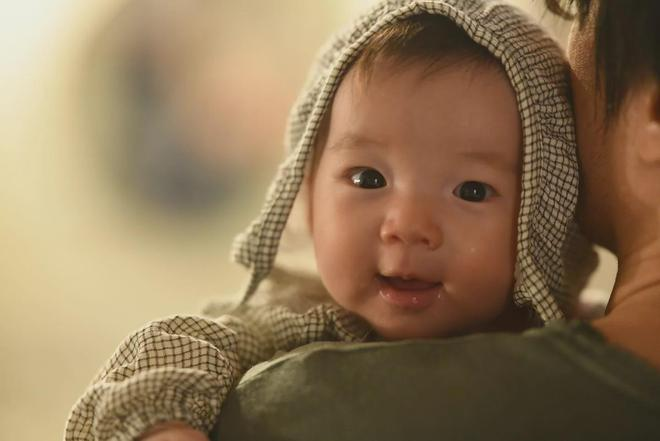
#> input picture OpenCV 實作人臉辨識/Eye Recognition 眼睛辨識/Monster.jpg, 660 x 441 px
$ python eye_recognition.py
#> lines starting #> are read from the running program, lines starting #| are printed output that depends on the picture; after the words box and inside, x2 and y2 are one past the last pixel; in counts of white or black regions, pixels touching at a corner belong together
import cv2
img1 = cv2.imread("Monster.jpg",1) # 匯入照片
#> img1 is the input picture: shape (441, 660, 3); mean B, G, R 88.1, 119, 143.2

''' 臉部 '''
case_path1 = cv2.data.haarcascades + "haarcascade_frontalface_default.xml"
faceCascade = cv2.CascadeClassifier(case_path1)

''' 眼睛 '''
case_path2 = cv2.data.haarcascades + "haarcascade_eye.xml"
eyesCascade = cv2.CascadeClassifier(case_path2)

''' 臉部辨識 '''
faces = faceCascade.detectMultiScale( img1 , scaleFactor=1.2, minNeighbors=3 , minSize=(10,10) , flags=cv2.CASCADE_SCALE_IMAGE )
#> faces = [[294, 92, 236, 236]]
# print("偵測" + str(len(faces)) +"張人臉")

''' 眼睛辨識 '''
for (x, y, w, h) in faces:
  img2 = cv2.rectangle(img1, (x, y), (x + w, y + h), (0, 255, 0), 2) # 人臉的長方形
  face_eye = img2[y:y+h, x:x+w]
  eyes = eyesCascade.detectMultiScale( face_eye , scaleFactor=1.1 , minNeighbors=50 , minSize=(25, 25) , flags=cv2.CASCADE_SCALE_IMAGE)
  for (x,y,w,h) in eyes:
       cv2.rectangle(face_eye, (x,y), (x+w, y+h), (255,0,0) ,2) # 眼睛的長方形
#> this loop made 1 pass
#> eyes on pass 1: [[37, 54, 64, 64], [151, 72, 56, 56]]
#> pass 1, `face_eye = img2[y:y+h, x:x+w]`:
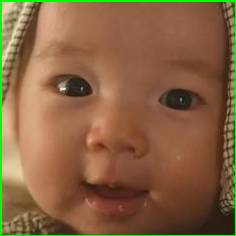
#> face_eye: shape (236, 236, 3); mean B, G, R 65.7, 98.7, 134.8
#> after the loop:
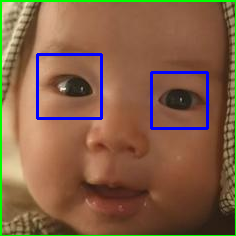
#> face_eye: shape (236, 236, 3); 2.57% of pixels changed, all inside (x1, y1, x2, y2) = (36, 53, 209, 130)
#> after the loop:
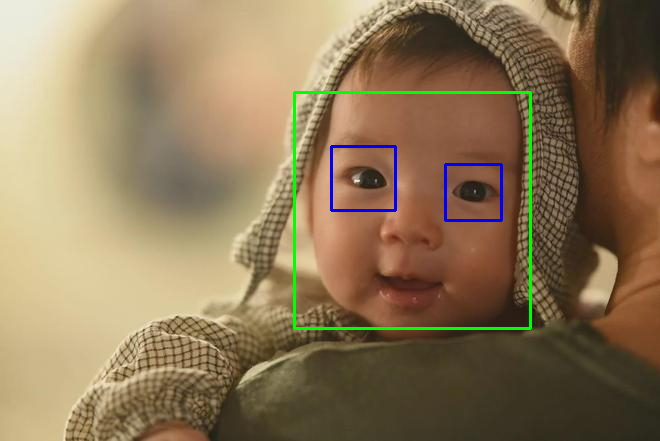
#> img1: shape (441, 660, 3); 1.46% of pixels changed, all inside (x1, y1, x2, y2) = (293, 91, 532, 330)

cv2.imshow( "Image",img2) # 顯示圖片
cv2.waitKey(0)
